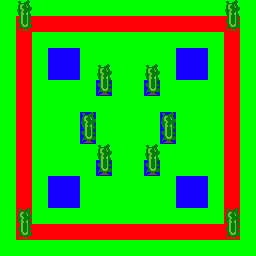

A 2D game scene composited from a Tiled map and its tileset images. What follows is a short description and the map's XML, with every tile layer's data as written:
An orthogonal 16x16 tile map with 16x16 px tiles, 2 tile layers (Ground, Tree), 2 tilesets.

<map version="1.5" tiledversion="1.5.0" orientation="orthogonal" renderorder="right-down" width="16" height="16" tilewidth="16" tileheight="16" infinite="0" nextlayerid="3" nextobjectid="1">
 <tileset firstgid="1" source="GroundTileSet.tsx" />
 <tileset firstgid="5" source="Tree.tsx" />
 <layer id="1" name="Ground" width="16" height="16">
  <data encoding="csv">
1,1,1,1,1,1,1,1,1,1,1,1,1,1,1,1,
1,3,3,3,3,3,3,3,3,3,3,3,3,3,3,1,
1,3,1,1,1,1,1,1,1,1,1,1,1,1,3,1,
1,3,1,2,2,1,1,1,1,1,1,2,2,1,3,1,
1,3,1,2,2,1,1,1,1,1,1,2,2,1,3,1,
1,3,1,1,1,1,2,1,1,2,1,1,1,1,3,1,
1,3,1,1,1,1,1,1,1,1,1,1,1,1,3,1,
1,3,1,1,1,2,1,1,1,1,2,1,1,1,3,1,
1,3,1,1,1,2,1,1,1,1,2,1,1,1,3,1,
1,3,1,1,1,1,1,1,1,1,1,1,1,1,3,1,
1,3,1,1,1,1,2,1,1,2,1,1,1,1,3,1,
1,3,1,2,2,1,1,1,1,1,1,2,2,1,3,1,
1,3,1,2,2,1,1,1,1,1,1,2,2,1,3,1,
1,3,1,1,1,1,1,1,1,1,1,1,1,1,3,1,
1,3,3,3,3,3,3,3,3,3,3,3,3,3,3,1,
1,1,1,1,1,1,1,1,1,1,1,1,1,1,1,1
</data>
 </layer>
 <layer id="2" name="Tree" width="16" height="16">
  <data encoding="csv">
0,0,0,0,0,0,0,0,0,0,0,0,0,0,0,0,
0,5,0,0,0,0,0,0,0,0,0,0,0,0,5,0,
0,0,0,0,0,0,0,0,0,0,0,0,0,0,0,0,
0,0,0,0,0,0,0,0,0,0,0,0,0,0,0,0,
0,0,0,0,0,0,0,0,0,0,0,0,0,0,0,0,
0,0,0,0,0,0,5,0,0,5,0,0,0,0,0,0,
0,0,0,0,0,0,0,0,0,0,0,0,0,0,0,0,
0,0,0,0,0,0,0,0,0,0,0,0,0,0,0,0,
0,0,0,0,0,5,0,0,0,0,5,0,0,0,0,0,
0,0,0,0,0,0,0,0,0,0,0,0,0,0,0,0,
0,0,0,0,0,0,5,0,0,5,0,0,0,0,0,0,
0,0,0,0,0,0,0,0,0,0,0,0,0,0,0,0,
0,0,0,0,0,0,0,0,0,0,0,0,0,0,0,0,
0,0,0,0,0,0,0,0,0,0,0,0,0,0,0,0,
0,5,0,0,0,0,0,0,0,0,0,0,0,0,5,0,
0,0,0,0,0,0,0,0,0,0,0,0,0,0,0,0
</data>
 </layer>
</map>